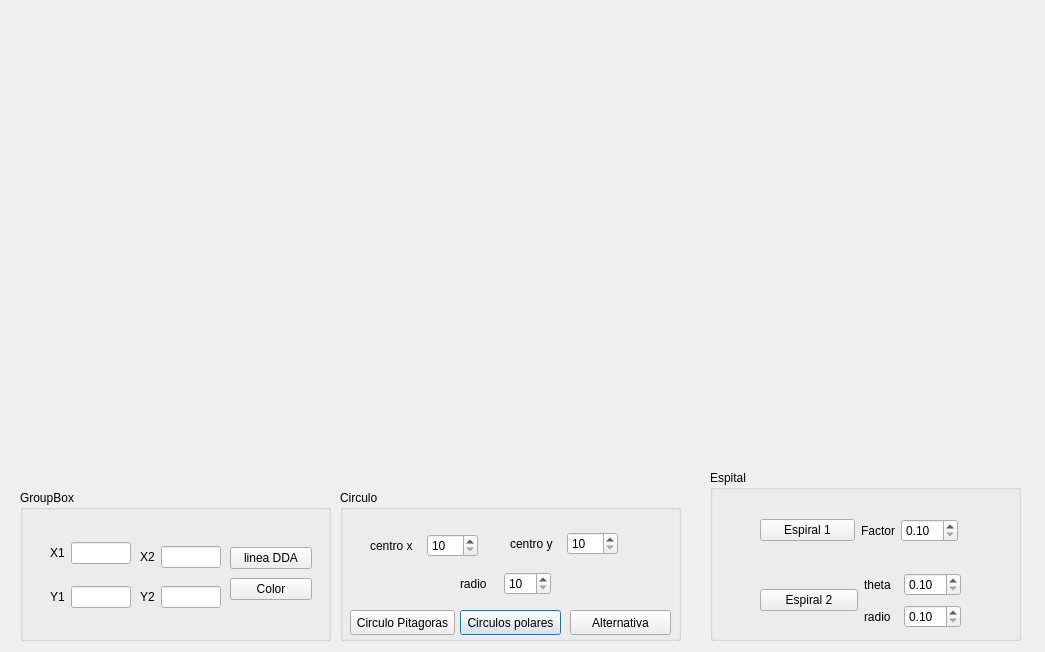
<?xml version="1.0" encoding="UTF-8"?>
<ui version="4.0">
 <class>Dialog</class>
 <widget class="QDialog" name="Dialog">
  <property name="geometry">
   <rect>
    <x>0</x>
    <y>0</y>
    <width>1045</width>
    <height>652</height>
   </rect>
  </property>
  <property name="windowTitle">
   <string>Dialog</string>
  </property>
  <widget class="QGroupBox" name="groupBox">
   <property name="geometry">
    <rect>
     <x>340</x>
     <y>490</y>
     <width>341</width>
     <height>151</height>
    </rect>
   </property>
   <property name="title">
    <string>Circulo</string>
   </property>
   <widget class="QWidget" name="layoutWidget">
    <property name="geometry">
     <rect>
      <x>170</x>
      <y>40</y>
      <width>108</width>
      <height>27</height>
     </rect>
    </property>
    <layout class="QGridLayout" name="gridLayout_2">
     <item row="0" column="0">
      <widget class="QLabel" name="label_6">
       <property name="text">
        <string>centro y</string>
       </property>
      </widget>
     </item>
     <item row="0" column="1">
      <widget class="QSpinBox" name="spinBox_2">
       <property name="minimum">
        <number>10</number>
       </property>
       <property name="maximum">
        <number>250</number>
       </property>
      </widget>
     </item>
    </layout>
   </widget>
   <widget class="QWidget" name="layoutWidget">
    <property name="geometry">
     <rect>
      <x>30</x>
      <y>40</y>
      <width>108</width>
      <height>31</height>
     </rect>
    </property>
    <layout class="QGridLayout" name="gridLayout">
     <item row="0" column="0">
      <widget class="QLabel" name="label_5">
       <property name="text">
        <string>centro x</string>
       </property>
      </widget>
     </item>
     <item row="0" column="1">
      <widget class="QSpinBox" name="spinBox">
       <property name="minimum">
        <number>10</number>
       </property>
       <property name="maximum">
        <number>500</number>
       </property>
      </widget>
     </item>
    </layout>
   </widget>
   <widget class="QWidget" name="layoutWidget">
    <property name="geometry">
     <rect>
      <x>120</x>
      <y>80</y>
      <width>91</width>
      <height>27</height>
     </rect>
    </property>
    <layout class="QGridLayout" name="gridLayout_3">
     <item row="0" column="0">
      <widget class="QLabel" name="label_7">
       <property name="text">
        <string>radio</string>
       </property>
      </widget>
     </item>
     <item row="0" column="1">
      <widget class="QSpinBox" name="spinBox_3">
       <property name="minimum">
        <number>10</number>
       </property>
       <property name="maximum">
        <number>250</number>
       </property>
      </widget>
     </item>
    </layout>
   </widget>
   <widget class="QPushButton" name="pushButton_4">
    <property name="geometry">
     <rect>
      <x>120</x>
      <y>120</y>
      <width>101</width>
      <height>25</height>
     </rect>
    </property>
    <property name="text">
     <string>Circulos polares</string>
    </property>
   </widget>
   <widget class="QPushButton" name="pushButton_5">
    <property name="geometry">
     <rect>
      <x>230</x>
      <y>120</y>
      <width>101</width>
      <height>25</height>
     </rect>
    </property>
    <property name="text">
     <string>Alternativa</string>
    </property>
   </widget>
   <widget class="QPushButton" name="pushButton_3">
    <property name="geometry">
     <rect>
      <x>10</x>
      <y>120</y>
      <width>105</width>
      <height>25</height>
     </rect>
    </property>
    <property name="text">
     <string>Circulo Pitagoras</string>
    </property>
   </widget>
  </widget>
  <widget class="QGroupBox" name="groupBox_2">
   <property name="geometry">
    <rect>
     <x>710</x>
     <y>470</y>
     <width>311</width>
     <height>171</height>
    </rect>
   </property>
   <property name="title">
    <string>Espital</string>
   </property>
   <widget class="QWidget" name="layoutWidget">
    <property name="geometry">
     <rect>
      <x>50</x>
      <y>30</y>
      <width>198</width>
      <height>61</height>
     </rect>
    </property>
    <layout class="QHBoxLayout" name="horizontalLayout">
     <item>
      <widget class="QPushButton" name="pushButton_6">
       <property name="text">
        <string>Espiral 1</string>
       </property>
      </widget>
     </item>
     <item>
      <layout class="QGridLayout" name="gridLayout_4">
       <item row="0" column="0">
        <widget class="QLabel" name="label_8">
         <property name="text">
          <string>Factor</string>
         </property>
        </widget>
       </item>
       <item row="0" column="1">
        <widget class="QDoubleSpinBox" name="doubleSpinBox">
         <property name="minimum">
          <double>0.100000000000000</double>
         </property>
        </widget>
       </item>
      </layout>
     </item>
    </layout>
   </widget>
   <widget class="QWidget" name="layoutWidget">
    <property name="geometry">
     <rect>
      <x>50</x>
      <y>100</y>
      <width>201</width>
      <height>61</height>
     </rect>
    </property>
    <layout class="QHBoxLayout" name="horizontalLayout_2">
     <item>
      <widget class="QPushButton" name="pushButton_7">
       <property name="text">
        <string>Espiral 2</string>
       </property>
      </widget>
     </item>
     <item>
      <layout class="QGridLayout" name="gridLayout_5">
       <item row="0" column="0">
        <widget class="QLabel" name="label_9">
         <property name="text">
          <string>theta</string>
         </property>
        </widget>
       </item>
       <item row="0" column="1">
        <widget class="QDoubleSpinBox" name="doubleSpinBox_2">
         <property name="minimum">
          <double>0.100000000000000</double>
         </property>
        </widget>
       </item>
       <item row="1" column="0">
        <widget class="QLabel" name="label_10">
         <property name="text">
          <string>radio</string>
         </property>
        </widget>
       </item>
       <item row="1" column="1">
        <widget class="QDoubleSpinBox" name="doubleSpinBox_3">
         <property name="minimum">
          <double>0.100000000000000</double>
         </property>
        </widget>
       </item>
      </layout>
     </item>
    </layout>
   </widget>
  </widget>
  <widget class="QGroupBox" name="groupBox_3">
   <property name="geometry">
    <rect>
     <x>20</x>
     <y>490</y>
     <width>311</width>
     <height>151</height>
    </rect>
   </property>
   <property name="title">
    <string>GroupBox</string>
   </property>
   <widget class="QWidget" name="layoutWidget">
    <property name="geometry">
     <rect>
      <x>30</x>
      <y>50</y>
      <width>81</width>
      <height>26</height>
     </rect>
    </property>
    <layout class="QHBoxLayout" name="horizontalLayout_3">
     <item>
      <widget class="QLabel" name="label">
       <property name="text">
        <string>X1</string>
       </property>
      </widget>
     </item>
     <item>
      <widget class="QLineEdit" name="lineEdit"/>
     </item>
    </layout>
   </widget>
   <widget class="QWidget" name="layoutWidget">
    <property name="geometry">
     <rect>
      <x>210</x>
      <y>54</y>
      <width>82</width>
      <height>59</height>
     </rect>
    </property>
    <layout class="QVBoxLayout" name="verticalLayout">
     <item>
      <widget class="QPushButton" name="pushButton">
       <property name="text">
        <string>linea DDA</string>
       </property>
      </widget>
     </item>
     <item>
      <widget class="QPushButton" name="pushButton_2">
       <property name="text">
        <string>Color</string>
       </property>
      </widget>
     </item>
    </layout>
   </widget>
   <widget class="QWidget" name="layoutWidget">
    <property name="geometry">
     <rect>
      <x>30</x>
      <y>94</y>
      <width>81</width>
      <height>26</height>
     </rect>
    </property>
    <layout class="QGridLayout" name="gridLayout_6">
     <item row="0" column="0">
      <widget class="QLabel" name="label_2">
       <property name="text">
        <string>Y1</string>
       </property>
      </widget>
     </item>
     <item row="0" column="1">
      <widget class="QLineEdit" name="lineEdit_2"/>
     </item>
    </layout>
   </widget>
   <widget class="QWidget" name="layoutWidget">
    <property name="geometry">
     <rect>
      <x>120</x>
      <y>54</y>
      <width>81</width>
      <height>26</height>
     </rect>
    </property>
    <layout class="QHBoxLayout" name="horizontalLayout_4">
     <item>
      <widget class="QLabel" name="label_3">
       <property name="text">
        <string>X2</string>
       </property>
      </widget>
     </item>
     <item>
      <widget class="QLineEdit" name="lineEdit_4">
       <property name="text">
        <string/>
       </property>
      </widget>
     </item>
    </layout>
   </widget>
   <widget class="QWidget" name="layoutWidget">
    <property name="geometry">
     <rect>
      <x>120</x>
      <y>94</y>
      <width>81</width>
      <height>26</height>
     </rect>
    </property>
    <layout class="QGridLayout" name="gridLayout_7">
     <item row="0" column="0">
      <widget class="QLabel" name="label_4">
       <property name="text">
        <string>Y2</string>
       </property>
      </widget>
     </item>
     <item row="0" column="1">
      <widget class="QLineEdit" name="lineEdit_3">
       <property name="text">
        <string/>
       </property>
      </widget>
     </item>
    </layout>
   </widget>
  </widget>
 </widget>
 <resources/>
 <connections/>
</ui>
